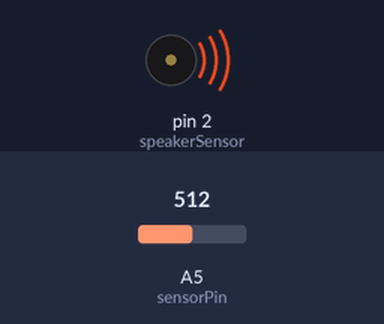
Bench run of a sketch on a simulated Arduino Uno, built with avr-gcc and run on an emulated ATmega328P. Shown: buzzer (waves = sounding). Inputs (shaded band) come from the test bench; at power-on: A5 (sensorPin) = 512. What the sketch prints to the serial monitor is not drawn.

Above: at 0.1 s.
Timing chart, 0 to 1.6 s (numbered marks = the images above):
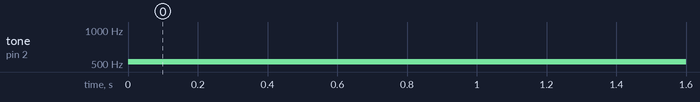

The sketch:

buzeer-piano.ino
```cpp
int speakerSensor = 2;
int duracionNota = 100;
int sensorPin = 5; //Pin analogo donde se conecta el sensor
int valorSensor = 0; //Declara variable para guardar valor del sensor
int valorNota = 0; //Declara variable para guardar la nota

// Declaración de la frecuencia de las notas musicales (Hz)
int note_DO = 262;
int note_RE = 294;
int note_MI = 330;
int note_FA = 349;
int note_SOL = 392;
int note_LA = 440;
int note_SI = 494;
int note_DO2 = 523;

void setup(){
  pinMode(speakerSensor, OUTPUT);
  Serial.begin(9600);
}

void loop(){
  valorSensor = analogRead(sensorPin) + 200;

//
    if(valorSensor<200) {
        valorNota=note_DO;
    }
    else if(valorSensor>200 && valorSensor<230) {
        valorNota=note_RE;
    }
    else if(valorSensor>230 && valorSensor<260) {
        valorNota=note_MI;
    }
    else if(valorSensor>260 && valorSensor<290) {
        valorNota=note_FA;
    }
    else if(valorSensor>290 && valorSensor<320) {
        valorNota=note_SOL;
    }
    else if(valorSensor>320 && valorSensor<350) {
        valorNota=note_LA;
    }
    else if(valorSensor>350 && valorSensor<380) {
        valorNota=note_SI;
    }
    else if(valorSensor>410){
        valorNota=note_DO2;
    }

    // Muestra el valor del sensor en el monitor serial
    Serial.println(valorSensor);
    // Hace sonar la nota correspondiente en el buzzer
    tone(speakerSensor, valorNota, duracionNota);
    delay(10);
}
```

Measured:
- by itself, tone on pin 2 (speakerSensor): silent → 523 Hz at 0.00 s
